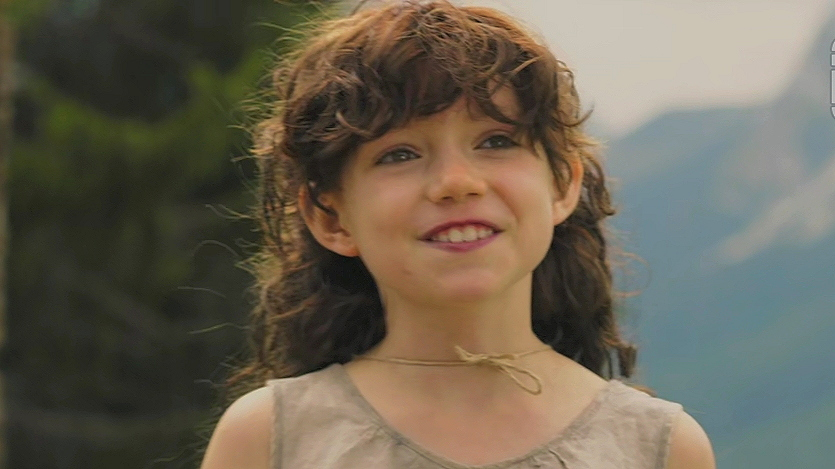
#> input picture 1.jpg, 835 x 469 px
$ python '灰度图读取.py'
#> lines starting #> are read from the running program, lines starting #| are printed output that depends on the picture
import cv2 as cv
img = cv.imread('1.jpg',1)
#> img is the input picture: shape (469, 835, 3); mean B, G, R 83.5, 99, 107
img_1 = cv.cvtColor(img,cv.COLOR_BGR2GRAY)
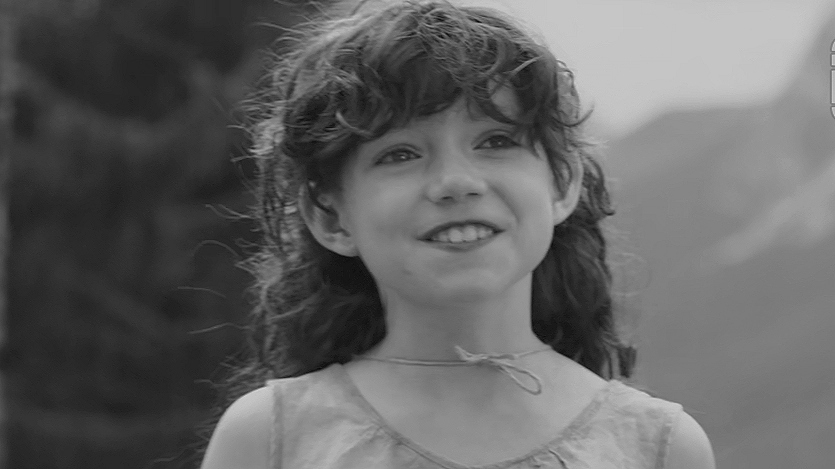
#> img_1: shape (469, 835); min 5, max 217, mean 99.6

cv.imshow('gray',img_1)
cv.imshow('colour',img)
cv.waitKey(0)

$ run again, with 2.jpg copied over 1.jpg
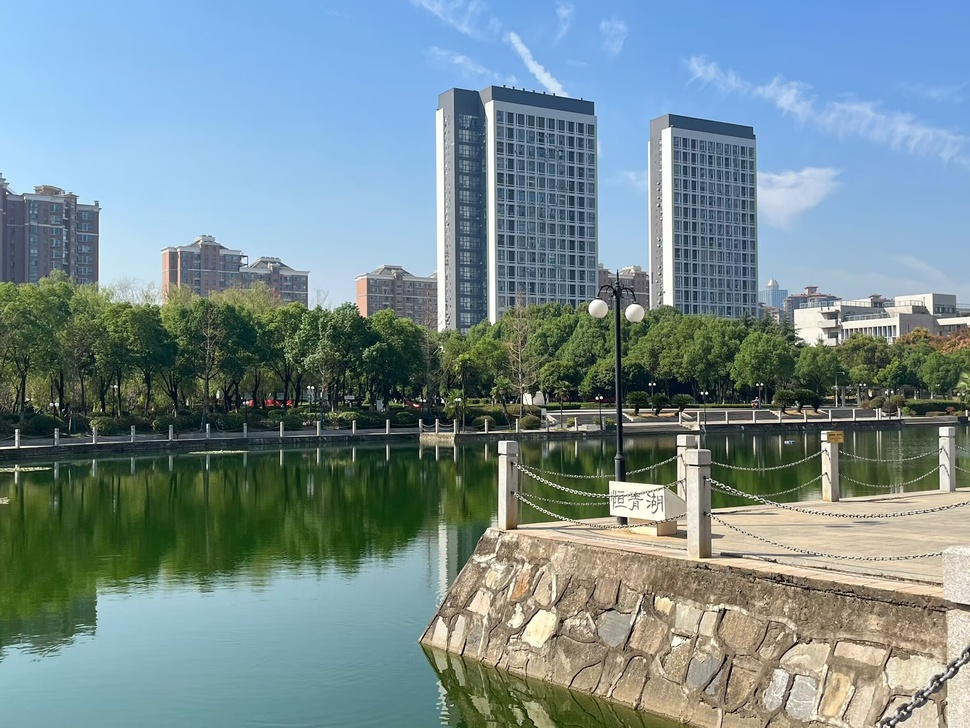
#> input picture 2.jpg, 970 x 728 px, shrunk from 2362 x 1772 before the run
#> img is the input picture: shape (728, 970, 3); mean B, G, R 143.4, 140, 118.7
#> `img_1 = cv.cvtColor(img,cv.COLOR_BGR2GRAY)`:
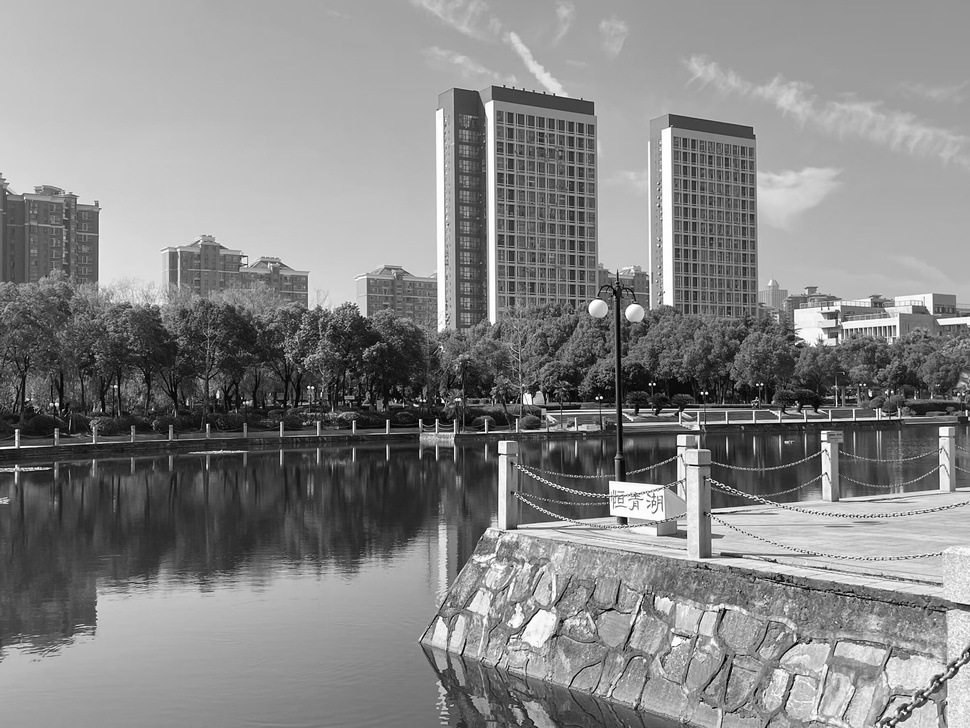
#> img_1: shape (728, 970); min 0, max 255, mean 134

$ run again, with 3.png saved as 1.jpg
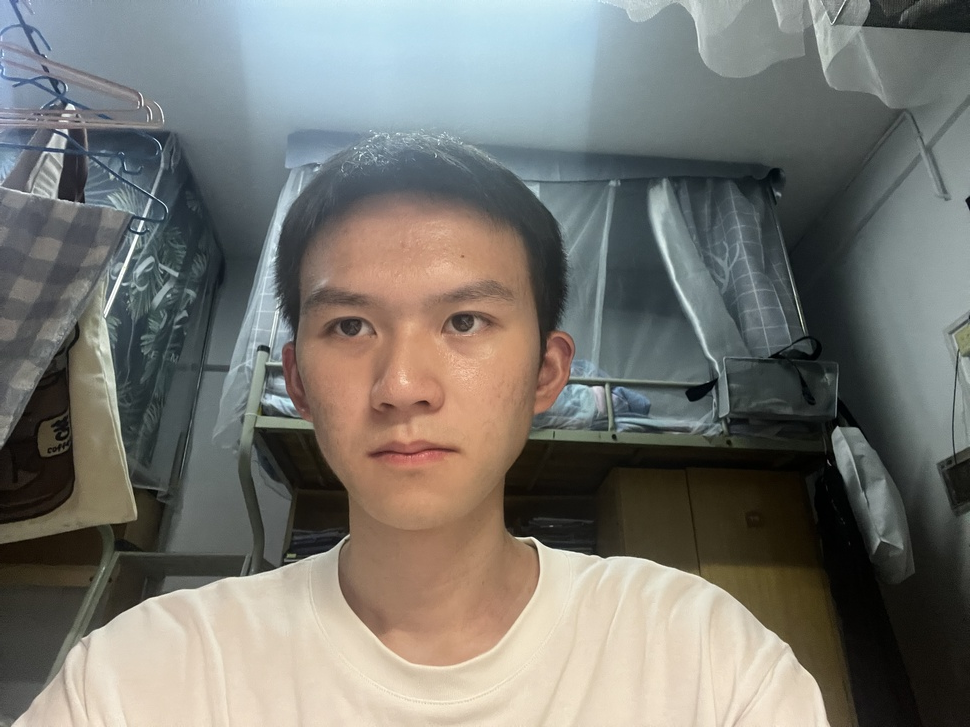
#> input picture 3.png, 970 x 727 px, shrunk from 4032 x 3024 before the run
#> img is the input picture: shape (727, 970, 3); mean B, G, R 113.4, 119, 119.8
#> `img_1 = cv.cvtColor(img,cv.COLOR_BGR2GRAY)`:
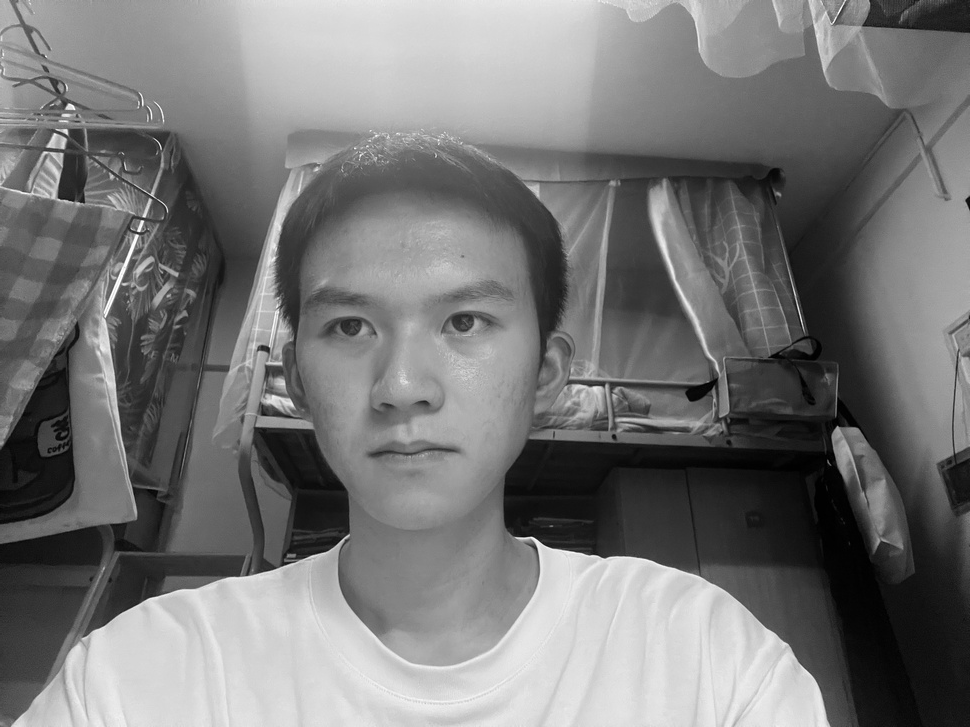
#> img_1: shape (727, 970); min 0, max 255, mean 118.6
